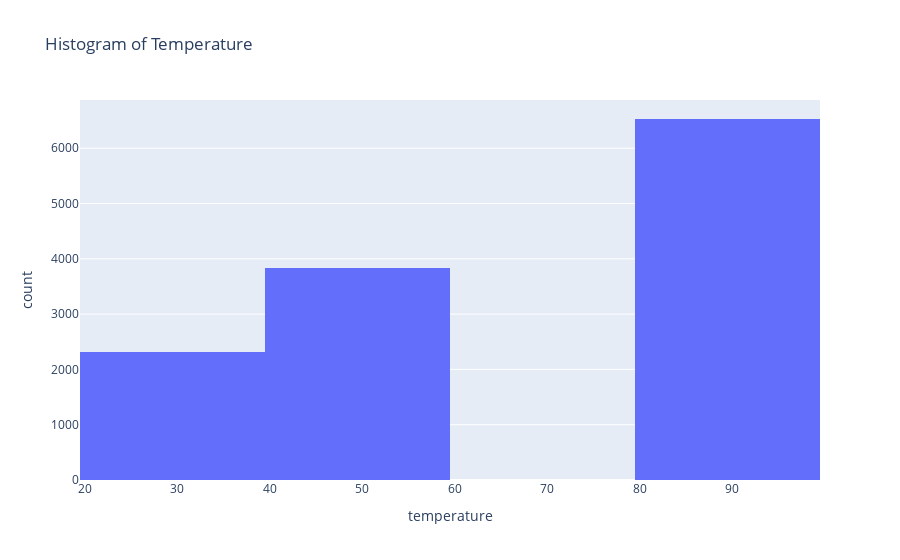

The notebook cell saved with this chart:
### Markdown cell above
6. Use a histogram to visualize the temperature column.

### Code cell
px.histogram(df, x='temperature', title="Histogram of Temperature")

### Figure 1 — Plotly figure (JSON) as saved in the notebook; plotly's stock layout.template omitted (floating-point values rounded to 4 significant figures; data arrays with more than 128 entries replaced by an {"elided": "..."} marker saying what was removed)
{"data": [{"alignmentgroup": "True", "bingroup": "x", "hovertemplate": "temperature=%{x}<br>count=%{y}<extra></extra>", "legendgroup": "", "marker": {"color": "#636efa", "pattern": {"shape": ""}}, "name": "", "offsetgroup": "", "orientation": "v", "showlegend": false, "type": "histogram", "x": {"elided": "12684 int values"}, "xaxis": "x", "yaxis": "y"}], "layout": {"autosize": true, "barmode": "relative", "legend": {"tracegroupgap": 0}, "title": {"text": "Histogram of Temperature"}, "xaxis": {"anchor": "y", "autorange": true, "domain": [0, 1], "range": [19.5, 99.5], "title": {"text": "temperature"}, "type": "linear"}, "yaxis": {"anchor": "x", "autorange": true, "domain": [0, 1], "range": [0, 6872.0], "title": {"text": "count"}}}}
